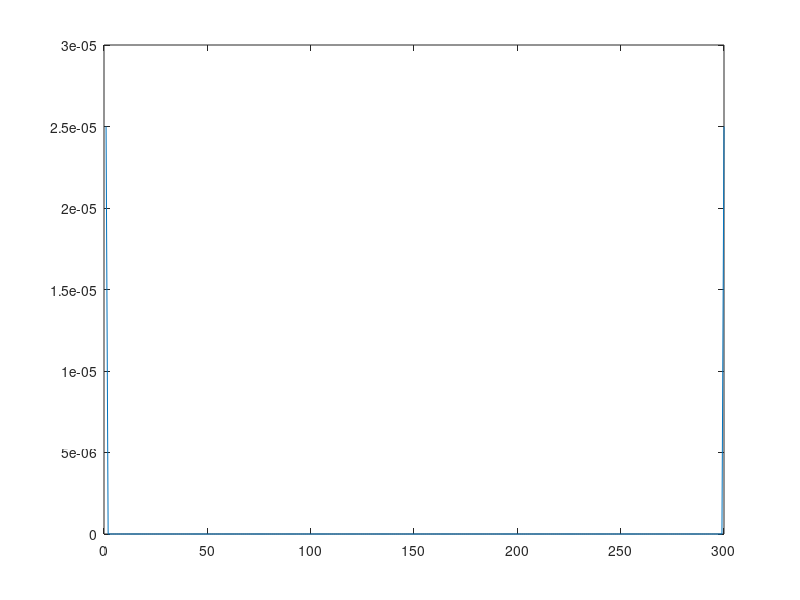

Here is the MATLAB script that generated this plot:
% This is a script which will approximate an integral from a to b using rectangle rule:
% Making this a function is the next step... Written by Austin Baird, UNC. 

clear; 
clc; 


% discretize the x-axis: 

a = 0; 
b = 3;   %bounds of the integral 
h=0.01;

x = a:h:b;   % dicretize with step size 0.1 
step = size(x);   % get this value for iterating 
sum = 0;    %going to store the sum of the functions here 

f = @(x) x^2;   % declare the approximated function would want this to be user set 

% now we want to sum the rectangles from a to b. Here we dont want to use
% nodes at x_i we actually want to use the midpoint at the jth interval. 

for i = 1:step(2)-1,
    midpoint = (x(i)+x(i+1))/2 ;
    temp = f(midpoint);
    sum = sum + temp;   % sum all the values at the midpoints
end

rec = sum*h;    % this gives us the full rectangular approximation to this integral

% now test the error 

err = abs((3^3)/3 - rec)  %here we know the solution of this integral (3^3/3), so use to test error

h = 0.01:0.01:0.1
hsize = size(h)

for i = 1:hsize(2),
   for i = 1:step(2)-1,
    midpoint = (x(i)+x(i+1))/2 ;
    temp = f(midpoint);
    sum = sum + temp;   % sum all the values at the midpoints
   end
err(i) = abs((3^3)/3 - rec);
end

figure(2)
plot(err)
